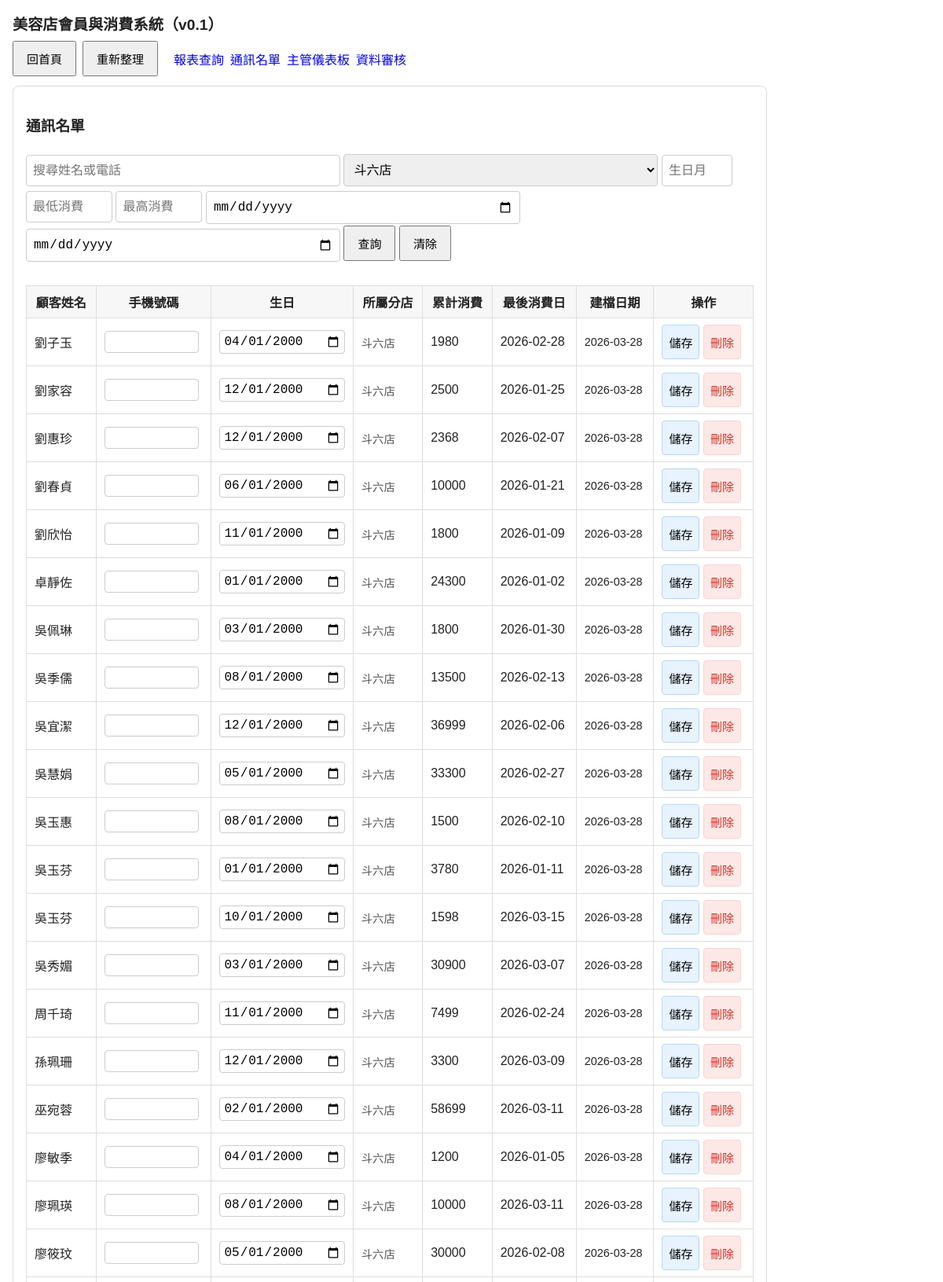
/contacts?store_id=store_a (upper part), run on the app's committed database.
### tables this page shows
CREATE TABLE customers (
            id INTEGER PRIMARY KEY AUTOINCREMENT,
            name TEXT NOT NULL,
            birthday TEXT NOT NULL,
            created_at TEXT NOT NULL, phone TEXT DEFAULT "", coin_balance INTEGER NOT NULL DEFAULT 0,
            UNIQUE(name, birthday)
        );

### app.py (the view)
@app.route("/contacts")
def contacts():
    db = get_db()
    query = request.args.get("q", "").strip()
    store_id = request.args.get("store_id", "").strip()
    birthday_month = request.args.get("birthday_month", "").strip()
    min_spend = request.args.get("min_spend", "").strip()
    max_spend = request.args.get("max_spend", "").strip()
    last_from = request.args.get("last_from", "").strip()
    last_to = request.args.get("last_to", "").strip()
    sql = """
        SELECT c.id, c.name, c.phone, c.birthday, c.created_at, c.coin_balance,
               GROUP_CONCAT(DISTINCT s.name) AS stores,
               COALESCE(SUM(t.final_amount),0) AS total_spend,
               MAX(t.txn_date) AS last_txn_date,
               GROUP_CONCAT(DISTINCT t.store_id) AS store_ids
        FROM customers c
        LEFT JOIN transactions t ON c.id = t.customer_id
        LEFT JOIN stores s ON t.store_id = s.id
        WHERE 1=1
    """
    params: list[Any] = []
    if query:
        sql += " AND (c.name LIKE ? OR c.phone LIKE ?)"
        params.extend([f"%{query}%", f"%{query}%"])
    if birthday_month:
        sql += " AND substr(c.birthday,6,2)=?"
        params.append(birthday_month.zfill(2))
    sql += " GROUP BY c.id"
    having = []
    if store_id:
        having.append("instr(COALESCE(store_ids,''), ?) > 0")
        params.append(store_id)
    if min_spend:
        having.append("total_spend >= ?")
        params.append(float(min_spend))
    if max_spend:
        having.append("total_spend <= ?")
        params.append(float(max_spend))
    if last_from:
        having.append("COALESCE(last_txn_date,'') >= ?")
        params.append(last_from)
    if last_to:
        having.append("COALESCE(last_txn_date,'') <= ?")
        params.append(last_to)
    if having:
        sql += " HAVING " + " AND ".join(having)
    sql += " ORDER BY c.name"
    customers = db.execute(sql, params).fetchall()
    stores = db.execute("SELECT id,name FROM stores ORDER BY name").fetchall()
    filters = {
        "q": query,
        "store_id": store_id,
        "birthday_month": birthday_month,
        "min_spend": min_spend,
        "max_spend": max_spend,
        "last_from": last_from,
        "last_to": last_to,
    }
    return render_template("contacts.html", customers=customers, query=query, stores=stores, filters=filters)

### app.py (called while the page is built)
def get_db() -> sqlite3.Connection:
    if "db" not in g:
        conn = sqlite3.connect(DB_PATH)
        conn.row_factory = sqlite3.Row
        g.db = conn
    return g.db

### templates/contacts.html (shortened to what this page needs)
{% extends 'base.html' %}
{% block content %}
<div class="card">
  <h3>通訊名單</h3>
  <form method="get" action="/contacts" style="margin-bottom: 20px;">
    <input type="text" name="q" placeholder="搜尋姓名或電話" value="{{ filters.q }}">
    <select name="store_id">
      {% for s in stores %}
      <option value="{{ s.id }}" {% if filters.store_id==s.id %}selected{% endif %}>{{ s.name }}</option>
      {% endfor %}
    </select>
    <input type="number" min="1" max="12" name="birthday_month" placeholder="生日月" value="{{ filters.birthday_month }}" style="width:90px;">
    <input type="number" name="min_spend" placeholder="最低消費" value="{{ filters.min_spend }}" style="width:110px;">
    <input type="number" name="max_spend" placeholder="最高消費" value="{{ filters.max_spend }}" style="width:110px;">
    <input type="date" name="last_from" value="{{ filters.last_from }}">
    <input type="date" name="last_to" value="{{ filters.last_to }}">
    <button type="submit">查詢</button>
    <a href="/contacts"><button type="button">清除</button></a>
  </form>
  <div class="table-wrap"><table>
    <tr>
      <th>顧客姓名</th>
      <th>手機號碼</th>
      <th>生日</th>
      <th>所屬分店</th>
      <th>累計消費</th>
      <th>最後消費日</th>
      <th>建檔日期</th>
      <th>操作</th>
    </tr>
    {% for c in customers %}
    <tr>
      <form method="post" action="/api/customers/{{ c.id }}/update" style="margin: 0; display: inline;">
        <td>{{ c.name }}</td>
        <td>
          <input type="text" name="phone" value="{{ c.phone }}" style="width: 120px; margin:0; padding:4px;">
        </td>
        <td>
          <input type="date" name="birthday" value="{{ c.birthday }}" style="margin:0; padding:4px;">
        </td>
        <td style="font-size: 0.9em; color: #555;">{{ c.stores or "無記錄" }}</td>
        <td>{{ '%.0f'|format(c.total_spend or 0) }}</td>
        <td>{{ c.last_txn_date or '-' }}</td>
        <td style="font-size: 0.9em;">{{ c.created_at[:10] }}</td>
        <td>
          <button type="submit" style="margin:0; padding:4px 8px; cursor: pointer; background: #e7f3ff; border: 1px solid #b3d7ff; border-radius: 4px;">儲存</button>
      </form>
      <form method="post" action="/api/customers/{{ c.id }}/delete" style="margin: 0; display: inline;" onsubmit="return confirm('確定要刪除此顧客及其所有消費紀錄嗎？此動作無法復原。');">
          <button type="submit" style="margin:0; padding:4px 8px; cursor: pointer; color: #d93025; background: #fce8e6; border: 1px solid #fad2cf; border-radius: 4px;">刪除</button>
      </form>
    </tr>
    {% endfor %}
  </table></div>
</div>
{% endblock %}

### templates/base.html (style rules this page uses)
*, *::before, *::after { box-sizing: border-box; }
body { font-family: Arial, sans-serif; margin: 16px; color: #222; max-width: 960px; }
.card { border: 1px solid #ddd; border-radius: 8px; padding: 16px; margin: 12px 0; }
input, select, textarea { padding: 10px 8px; margin-top: 6px; width: 100%; max-width: 400px; font-size: 16px; border: 1px solid #ccc; border-radius: 4px; }
button { padding: 10px 16px; font-size: 15px; cursor: pointer; min-height: 44px; }
.table-wrap { overflow-x: auto; -webkit-overflow-scrolling: touch; width: 100%; }
table { border-collapse: collapse; width: 100%; margin-top: 10px; min-width: 480px; }
th, td { border: 1px solid #ddd; padding: 8px 10px; white-space: nowrap; }
th { background: #f7f7f7; }

### data on the page
customers: name "劉子玉", birthday "04/01/2000", stores "斗六店", total_spend "1980", last_txn_date "2026-02-28", created_at "2026-03-28"
customers: name "劉家容", birthday "12/01/2000", stores "斗六店", total_spend "2500", last_txn_date "2026-01-25", created_at "2026-03-28"
customers: name "劉惠珍", birthday "12/01/2000", stores "斗六店", total_spend "2368", last_txn_date "2026-02-07", created_at "2026-03-28"
customers: name "劉春貞", birthday "06/01/2000", stores "斗六店", total_spend "10000", last_txn_date "2026-01-21", created_at "2026-03-28"
customers: name "劉欣怡", birthday "11/01/2000", stores "斗六店", total_spend "1800", last_txn_date "2026-01-09", created_at "2026-03-28"
customers: name "卓靜佐", birthday "01/01/2000", stores "斗六店", total_spend "24300", last_txn_date "2026-01-02", created_at "2026-03-28"
customers: name "吳佩琳", birthday "03/01/2000", stores "斗六店", total_spend "1800", last_txn_date "2026-01-30", created_at "2026-03-28"
customers: name "吳季儒", birthday "08/01/2000", stores "斗六店", total_spend "13500", last_txn_date "2026-02-13", created_at "2026-03-28"
customers: name "吳宜潔", birthday "12/01/2000", stores "斗六店", total_spend "36999", last_txn_date "2026-02-06", created_at "2026-03-28"
customers: name "吳慧娟", birthday "05/01/2000", stores "斗六店", total_spend "33300", last_txn_date "2026-02-27", created_at "2026-03-28"
customers: name "吳玉惠", birthday "08/01/2000", stores "斗六店", total_spend "1500", last_txn_date "2026-02-10", created_at "2026-03-28"
customers: name "吳玉芬", birthday "01/01/2000", stores "斗六店", total_spend "3780", last_txn_date "2026-01-11", created_at "2026-03-28"
customers: name "吳玉芬", birthday "10/01/2000", stores "斗六店", total_spend "1598", last_txn_date "2026-03-15", created_at "2026-03-28"
customers: name "吳秀媚", birthday "03/01/2000", stores "斗六店", total_spend "30900", last_txn_date "2026-03-07", created_at "2026-03-28"
customers: name "周千琦", birthday "11/01/2000", stores "斗六店", total_spend "7499", last_txn_date "2026-02-24", created_at "2026-03-28"
customers: name "孫珮珊", birthday "12/01/2000", stores "斗六店", total_spend "3300", last_txn_date "2026-03-09", created_at "2026-03-28"
customers: name "巫宛蓉", birthday "02/01/2000", stores "斗六店", total_spend "58699", last_txn_date "2026-03-11", created_at "2026-03-28"
customers: name "廖敏季", birthday "04/01/2000", stores "斗六店", total_spend "1200", last_txn_date "2026-01-05", created_at "2026-03-28"
customers: name "廖珮瑛", birthday "08/01/2000", stores "斗六店", total_spend "10000", last_txn_date "2026-03-11", created_at "2026-03-28"
customers: name "廖筱玟", birthday "05/01/2000", stores "斗六店", total_spend "30000", last_txn_date "2026-02-08", created_at "2026-03-28"

### other printed values
form field store_id "斗六店"
